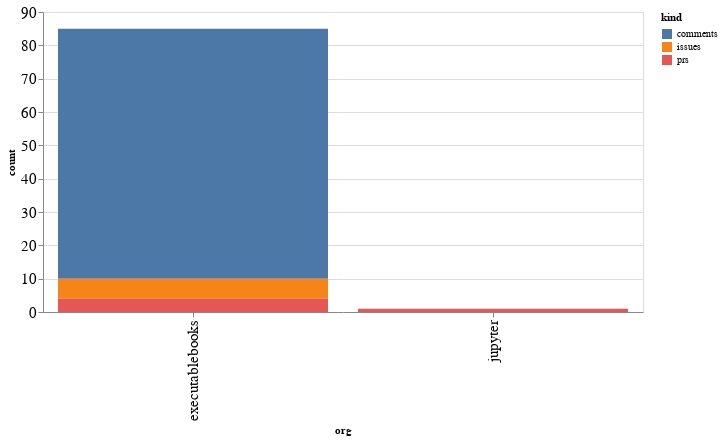

Write notebook code for a chart like this one.
### Code cell
alt.Chart(org_summaries, width=600).mark_bar().encode(
    x='org',
    y='count',
    color='kind',
    tooltip="org"
)

### Figure 1 — Vega-Lite specification as saved in the notebook (floating-point values rounded to 4 significant figures)
{"config": {"axisLeft": {"labelFontSize": 15}, "axisBottom": {"labelFontSize": 15}}, "data": {"name": "data-1a2643a6bac91a525fac562f773fd727"}, "mark": "bar", "encoding": {"color": {"type": "nominal", "field": "kind"}, "tooltip": {"type": "nominal", "field": "org"}, "x": {"type": "nominal", "field": "org"}, "y": {"type": "quantitative", "field": "count"}}, "width": 600, "$schema": "https://vega.github.io/schema/vega-lite/v4.8.1.json", "datasets": {"data-1a2643a6bac91a525fac562f773fd727": [{"org": "executablebooks", "kind": "comments", "count": 75}, {"org": "executablebooks", "kind": "issues", "count": 6}, {"org": "executablebooks", "kind": "prs", "count": 4}, {"org": "jupyter", "kind": "prs", "count": 1}]}}
